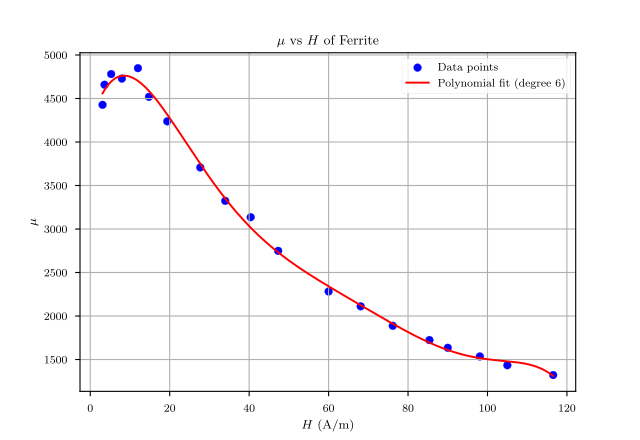

Here is the Python script that generated this plot:
import matplotlib.pyplot as plt
import matplotlib
import numpy as np
from scipy.interpolate import make_interp_spline

plt.rcParams.update({
    "text.usetex": True,
    "font.family": "CMU Serif",
})
matplotlib.rcParams['mathtext.fontset'] = 'stix'
plt.style.use('seaborn-v0_8-paper')

N1 = 150
R1 = 2
l = 0.13
R2 = 50000
C = 10e-6
N2 = 150
S = 1.24e-4


H = [5.36, 6.24, 9.12, 13.8, 20.8, 25.6, 33.6, 48.0, 58.9, 70.0, 82.0, 104, 118, 132, 148, 156, 170, 182, 202]
B = [1.60, 1.96, 2.94, 4.40, 6.80, 7.80, 9.60, 12.0, 13.2, 14.8, 15.2, 16.0, 16.8, 16.8, 17.2, 17.2, 17.6, 17.6, 18.0]

H = [N1 / (R1 * l) * i / 1000 for i in H]
B = [R2 * C / (N2 * S) * i for i in B]

mu_0 = 1 * np.pi * 1e-7
MU = [B[i] / H[i] / mu_0 / 10000 for i in range(len(H))]

print(H)
print(MU)

# Fit a polynomial regression model
degree = 6
coefficients = np.polyfit(H, MU, degree)
polynomial = np.poly1d(coefficients)

# Generate x values for the polynomial line
H_poly = np.linspace(min(H), max(H), 500)
MU_poly = polynomial(H_poly)

# Plot the original data points
plt.scatter(H, MU, color='blue', label='Data points')

# Plot the polynomial regression line
plt.plot(H_poly, MU_poly, color='red', label=f'Polynomial fit (degree {degree})')

# Add legend
plt.legend()

# Add labels and title
plt.xlabel('$H$ (A/m)')
plt.ylabel('$\mu$')
plt.title('$\mu$ vs $H$ of Ferrite')

# print the polynomial equation
print(polynomial)

# Add a grid for better readability
plt.grid(True)

# Show Plot
plt.savefig('plot3.pdf')
